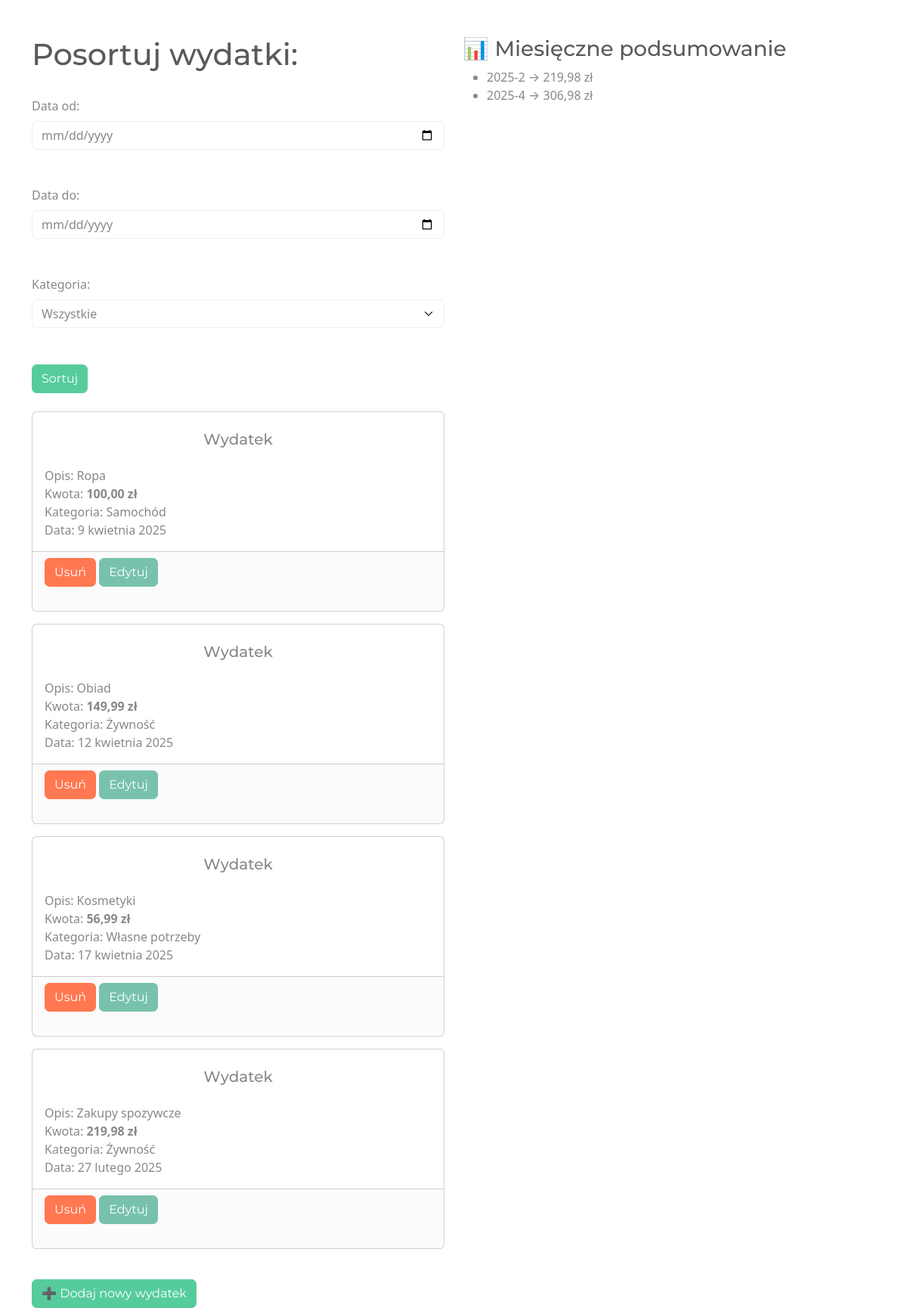
/wydatki/lista/, run on the app's committed database.
### wydatki/models.py (models this page shows)
class Wydatek(models.Model):
	KATEGORIE = [
		("zywnosc", "Żywność"),
		("samochod", "Samochód"),
		("mieszkanie", "Mieszkanie"),
		("wlasne potrzeby", "Własne potrzeby"),
		("kredyt", "Kredyt"),
		("ogolna", "Ogólna"),
		("nagle wydatki", "Nagłe wydatki")
	]
	kwota = models.DecimalField(max_digits=10, decimal_places=2)
	opis = models.TextField()
	kategoria = models.CharField(max_length=250, choices=KATEGORIE, default="ogólna")
	data = models.DateField()

### wydatki/views.py (the view)
# urls.py: path('', lambda request: redirect('lista_wydatkow')),
def lista_wydatkow(request):
	kategoria = request.GET.get('kategoria')
	data_od = request.GET.get('data_od')
	data_do = request.GET.get('data_do')
	wydatki = Wydatek.objects.all()
	podsumowanie = (
		Wydatek.objects
		.values('data__year', 'data__month')
		.annotate(suma=Sum('kwota'))
	)
	print(podsumowanie)
	if kategoria and kategoria != 'wszystkie':
		wydatki = wydatki.filter(kategoria=kategoria)
	if data_od and data_do:
		wydatki = wydatki.filter(data__gte=data_od, data__lte=data_do)
	wydatki.values('data__year', 'data__month').annotate(suma=Sum('kwota'))
	return render(request, 'lista.html', {
		"wydatki": wydatki,
		"podsumowanie": podsumowanie,
	})

### wydatki/templates/lista.html (shortened to what this page needs)
<!DOCTYPE html>
<html lang="pl-PL">
<head>
<link rel="stylesheet" href="https://cdn.jsdelivr.net/npm/bootswatch@5.3.3/dist/minty/bootstrap.min.css">
</head>
<body>
<div class="container mt-5">
        <div class="row">
        <div class="col-md-6">
<h1>Posortuj wydatki: </h1><br>
<form method="get">
    <label for="data_od" class="form-label">Data od:</label><br>
    <input type="date" class="form-control" id="data_od" name="data_od"><br><br>
    <label for="data_do" class="form-label">Data do:</label><br>
    <input type="date" class="form-control" id="data_do" name="data_do"><br><br>
    <label for="kategoria" class="form-label">Kategoria:</label><br>
    <select id="kategoria" name="kategoria" class="form-select">
        <option value="wszystkie">Wszystkie</option>
    </select><br><br>
    <button type="submit" class="btn btn-success">Sortuj</button><br><br>
</form>
{% for wydatek in wydatki %}
            <div class="card mb-3"><br>
    <h5 class="card-title text-center"> Wydatek</h5>
  <div class="card-body">
      Opis: {{ wydatek.opis }}<br>
    Kwota: <strong>{{ wydatek.kwota }} zł</strong><br>
  Kategoria: {{ wydatek.get_kategoria_display }}<br>
  Data: {{ wydatek.data|date:"j E Y" }}<br>
      </div>
    <div class="card-footer">
            <a href="{% url 'usun_wydatek' wydatek.id %}" class="btn btn-danger">Usuń</a>
            <a href="{% url 'edytuj_wydatek' wydatek.id %}" class="btn btn-primary">Edytuj</a><br><br>
    </div>
            </div>
{% endfor %}
<br><a href="{% url 'dodaj_wydatek' %}" class="btn btn-success">➕ Dodaj nowy wydatek</a>
</div>
            <div class="col-md-6">
<h3>📊 Miesięczne podsumowanie</h3>
<ul>
    {% for miesiac in podsumowanie %}
        <li>
            {{ miesiac.data__year }}-{{ miesiac.data__month }} → {{ miesiac.suma|floatformat:2 }} zł
        </li>
    {% endfor %}
</ul>
            </div>
        </div>
</div>
</body>
</html>

### data on the page
Wydatek: opis "Ropa", kwota "100,00", kategoria "Samochód", data "9 kwietnia 2025"
Wydatek: opis "Obiad", kwota "149,99", kategoria "Żywność", data "12 kwietnia 2025"
Wydatek: opis "Kosmetyki", kwota "56,99", kategoria "Własne potrzeby", data "17 kwietnia 2025"
Wydatek: opis "Zakupy spozywcze", kwota "219,98", kategoria "Żywność", data "27 lutego 2025"

### other printed values
{{ miesiac.data__year }} "2025" "2025"
{{ miesiac.data__month }} "2" "4"
{{ miesiac.suma|floatformat:2 }} "219,98" "306,98"
